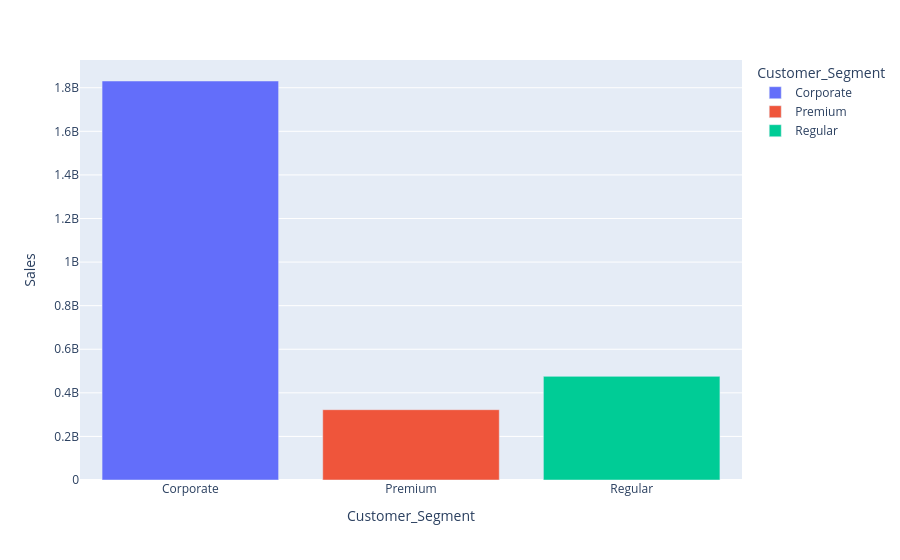

Notebook cell for this chart:
### Markdown cell above
**Code Cell 7
Customer Segment**

### Code cell
segment_sales = (

    df

    .groupby("Customer_Segment", as_index=False)["Sales"]

    .sum()

)

fig = px.bar(

    segment_sales,

    x="Customer_Segment",

    y="Sales",

    color="Customer_Segment"

)

fig.show()

### Figure 1 — Plotly figure (JSON) as saved in the notebook; plotly's stock layout.template omitted (floating-point values rounded to 4 significant figures)
{"data": [{"hovertemplate": "Customer_Segment=%{x}<br>Sales=%{y}<extra></extra>", "legendgroup": "Corporate", "marker": {"color": "#636efa", "pattern": {"shape": ""}}, "name": "Corporate", "orientation": "v", "showlegend": true, "textposition": "auto", "type": "bar", "x": ["Corporate"], "xaxis": "x", "y": [1831000000.0], "yaxis": "y"}, {"hovertemplate": "Customer_Segment=%{x}<br>Sales=%{y}<extra></extra>", "legendgroup": "Premium", "marker": {"color": "#EF553B", "pattern": {"shape": ""}}, "name": "Premium", "orientation": "v", "showlegend": true, "textposition": "auto", "type": "bar", "x": ["Premium"], "xaxis": "x", "y": [322600000.0], "yaxis": "y"}, {"hovertemplate": "Customer_Segment=%{x}<br>Sales=%{y}<extra></extra>", "legendgroup": "Regular", "marker": {"color": "#00cc96", "pattern": {"shape": ""}}, "name": "Regular", "orientation": "v", "showlegend": true, "textposition": "auto", "type": "bar", "x": ["Regular"], "xaxis": "x", "y": [475500000.0], "yaxis": "y"}], "layout": {"barmode": "relative", "legend": {"title": {"text": "Customer_Segment"}, "tracegroupgap": 0}, "margin": {"t": 60}, "xaxis": {"anchor": "y", "categoryarray": ["Corporate", "Premium", "Regular"], "categoryorder": "array", "domain": [0, 1], "title": {"text": "Customer_Segment"}}, "yaxis": {"anchor": "x", "domain": [0, 1], "title": {"text": "Sales"}}}}
